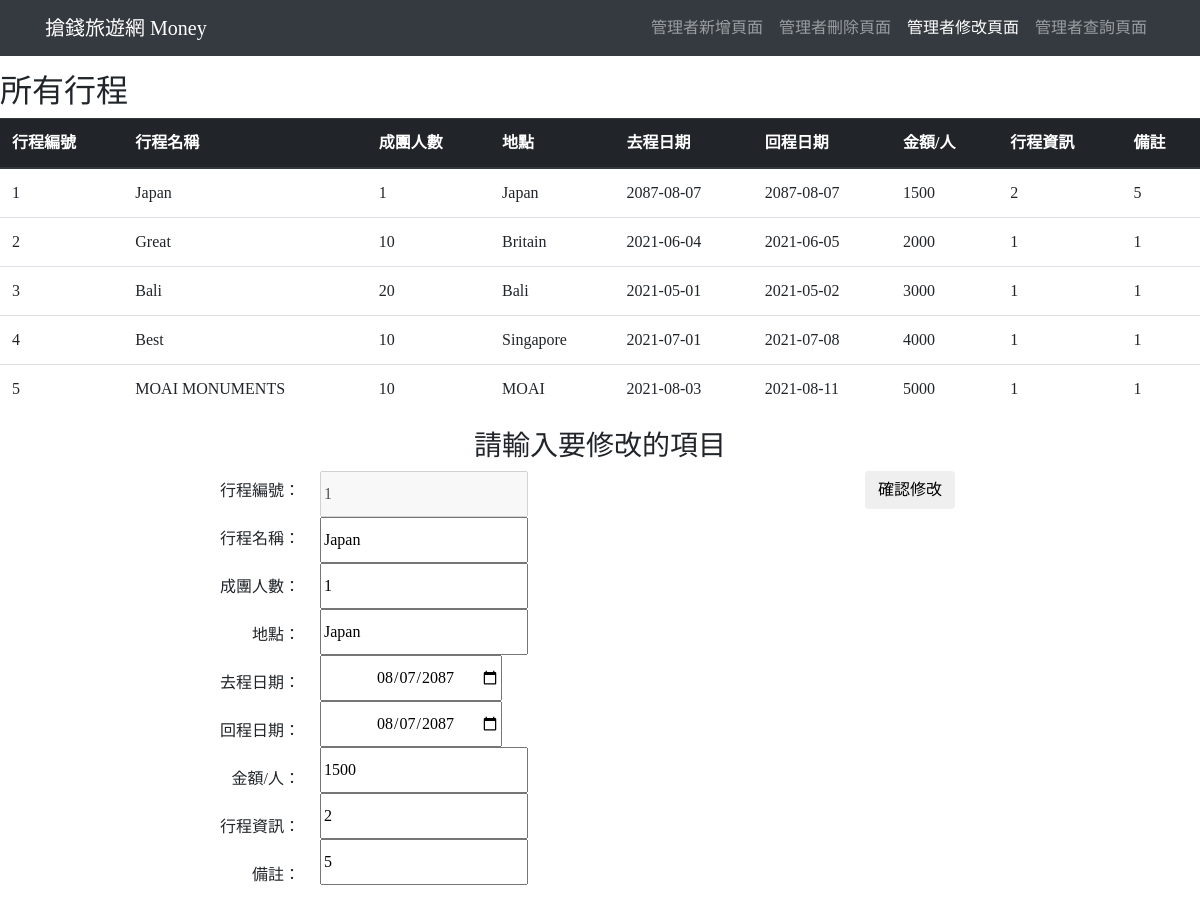
Page /controller_edit-t.php?tid=1 on the earlier database version.
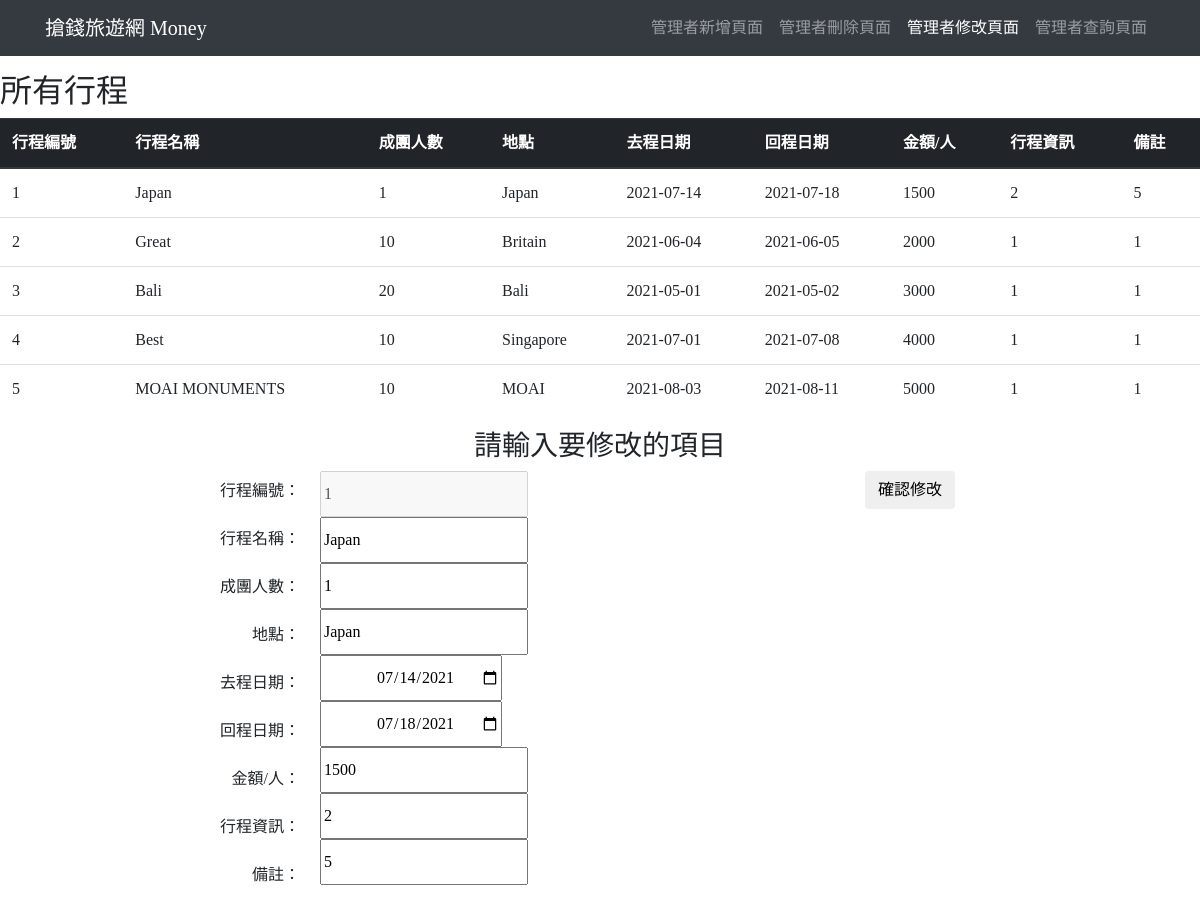
Same page on the later database version.
### tables this page shows
CREATE TABLE `all_travels` (
  `tid` int(11) NOT NULL,
  `tname` char(50) NOT NULL,
  `allpnum` int(50) NOT NULL,
  `pnum` int(20) NOT NULL,
  `locat` char(50) NOT NULL,
  `godate` date NOT NULL,
  `backdate` date NOT NULL,
  `amone` int(20) NOT NULL,
  `info` varchar(100) NOT NULL,
  `notes` char(20) NOT NULL,
  `getdate` date NOT NULL
);

### php/db_connection.php (called while the page is built, shortened)
<?php
    function filterTable($query){
        $host = "localhost";
        $dbName = "travels";
        $userName = "person";
        $pwd = "password";
        $dbh = mysqli_connect($host,$userName,$pwd,$dbName) or die("你遇到的錯誤:". mysqli_error($dbh));
        mysqli_query($dbh,"SET NAMES 'utf8'");
        $filter_result = mysqli_query($dbh, $query);
        return $filter_result;
    }
?>

### controller_edit-t.php (the view, shortened to what this page needs)
<?php
    include "php/db_connection.php";
?>
<!DOCTYPE html>
<html lang="en">
<head>
    <link rel="stylesheet" href="https://stackpath.bootstrapcdn.com/bootstrap/4.1.3/css/bootstrap.min.css">
    <link rel="stylesheet" type="text/css" href="css/bootstrap.css">
</head>
<body class="body">
    <header>
        <nav class="navbar navbar-expand-lg navbar-dark bg-dark fixed-top">
          <div class="container">
          <a class="navbar-brand" href="index.html">搶錢旅遊網 Money</a>
            <div class="collapse navbar-collapse" id="navbarNav">
              <ul class="navbar-nav ml-auto">
                <li class="nav-item">
                  <a class="nav-link" href="controller_insert.php">管理者新增頁面</a>
                </li>
                <li class="nav-item">
                  <a class="nav-link" href="controller_delete.php">管理者刪除頁面</a>
                </li>
                <li class="nav-item active">
                  <a class="nav-link" href="controller_edit.php">管理者修改頁面</a>
                </li>
                <li class="nav-item">
                  <a class="nav-link" href="controller_search.php">管理者查詢頁面</a>
                </li>
              </ul>
            </div>
          </div>
        </nav>
    </header>
    <br>
    <br>
    <br>
    <h2>所有行程</h2>
    <table class="table">
      <thead class="thead-dark">
        <tr>
          <th scope="col">行程編號</th>
          <th scope="col">行程名稱</th>
          <th scope="col">成團人數</th>
          <th scope="col">地點</th>
          <th scope="col">去程日期</th>
          <th scope="col">回程日期</th>
          <th scope="col">金額/人</th>
          <th scope="col">行程資訊</th>
          <th scope="col">備註</th>
        </tr>
      </thead>
      <tbody>
            <?php
                $sql = "SELECT * FROM `all_travels`";
                $result = filterTable($sql);
                while($row = mysqli_fetch_array($result)):
                    echo "<tr>";
                    echo "<td>".$row['tid']."</td>";
                    echo "<td>".$row['tname']."</td>";
                    echo "<td>".$row['allpnum']."</td>";
                    echo "<td>".$row['locat']."</td>";
                    echo "<td>".$row['godate']."</td>";
                    echo "<td>".$row['backdate']."</td>";
                    echo "<td>".$row['amone']."</td>";
                    echo "<td>".$row['info']."</td>";
                    echo "<td>".$row['notes']."</td>";
                    echo "</tr>";
                endwhile;
            ?>
      </tbody>
    </table>
    <?php
        $tid = $_GET['tid'];
        $sql = "SELECT * FROM `all_travels` WHERE `tid` = $tid";
        $result = filterTable($sql);
        $row = mysqli_fetch_array($result);
    ?>
    <form method="post" action="php/t-edit.php">
      <div style="text-align:center;"><h3>請輸入要修改的項目</h3></div>
      <div class="Data-Content">
        <div class="Data-Title">
            <div class="AlignRight">
                <label for="tid">行程編號： </label><br />
                <label for="tname">行程名稱： </label><br />
                <label for="allpnum">成團人數： </label><br />
                <label for="locat">地點： </label><br />
                <label for="godate">去程日期： </label><br />
                <label for="backdate">回程日期： </label><br />
                <label for="amone">金額/人： </label><br />
                <label for="info">行程資訊： </label><br />
                <label for="notes">備註： </label><br />
            </div>
        </div>
        <div class="Data-Items">
            <input type="text" name="tid" value=<?php echo $row['tid'] ?> disabled="disabled" /><br />
            <input type="text" name="tname" value=<?php echo $row['tname'] ?> /><br />
            <input type="text" name="allpnum" value=<?php echo $row['allpnum'] ?> /><br />
            <input type="text" name="locat" value=<?php echo $row['locat'] ?> /><br />
            <input type="date" name="godate" value=<?php echo $row['godate'] ?> /><br />
            <input type="date" name="backdate" value=<?php echo $row['backdate'] ?> /><br />
            <input type="text" name="amone" value=<?php echo $row['amone'] ?> /><br />
            <input type="text" name="info" value=<?php echo $row['info'] ?> /><br />
            <input type="text" name="notes" value=<?php echo $row['notes'] ?> /><br />
            <input type="hidden" name="tid" value=<?php echo $row['tid'] ?> /><br />
        </div>
      </div>
      <center><button type="submit" class="btn">確認修改</button></center>
    </form>
</body>
</html>

Differences in the rows shown:
changed all_travels "Japan": godate "2087-08-07" → "2021-07-14"; backdate "2087-08-07" → "2021-07-18"; godate "08/07/2087" → "07/14/2021"; backdate "08/07/2087" → "07/18/2021"
